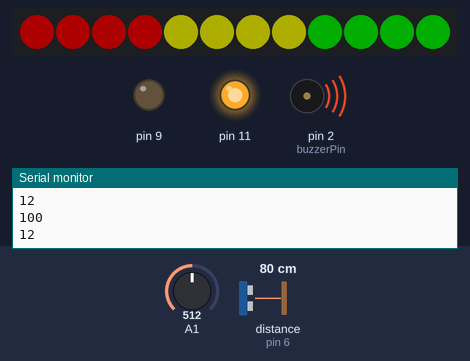
Simulated run of this sketch. Board: Arduino Uno, built with avr-gcc and run on an emulated ATmega328P. Parts: 12 RGB LEDs in strip order, left to right, output pins drawn as LEDs (lit = HIGH), buzzer (waves = sounding, pin HIGH), the last lines printed to the serial monitor. Wiring (inferred from the names in the program): ultrasonic range finder: trigger pin 5; echo pin 6. Inputs (shaded band) come from the test bench; at power-on: distance to the obstacle (sensor on pin 6) 80 cm, A1 = 512. The echo pulse lasts 58.3 µs per cm; dim RGB values are drawn brighter than linear; the strip is taken to match the declared colour order; pins used as bus, display or sensor lines are not drawn.

Above: at 1.2 s.
1.3 s: distance to the obstacle (sensor on pin 6) set to 114 cm
2.8 s: distance to the obstacle (sensor on pin 6) set to 124 cm
At 3.3 s:
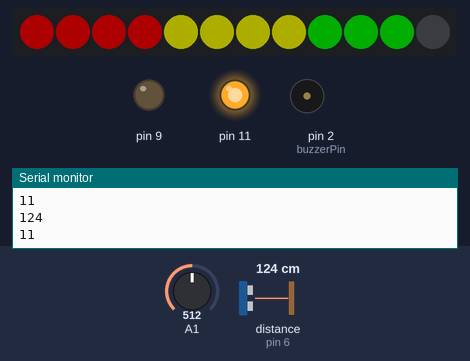
4.3 s: distance to the obstacle (sensor on pin 6) set to 250 cm
At 5.5 s:
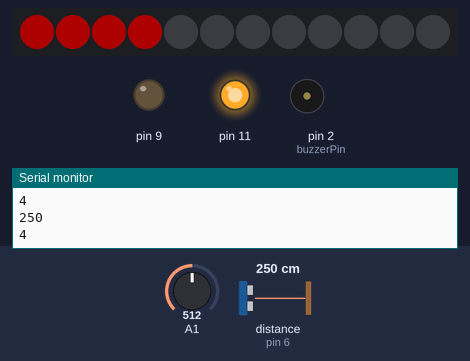
5.8 s: A1 set to 122
At 6.8 s:
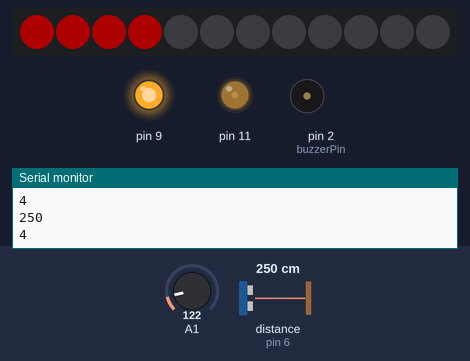
7.3 s: distance to the obstacle (sensor on pin 6) set to 2 cm
At 7.6 s:
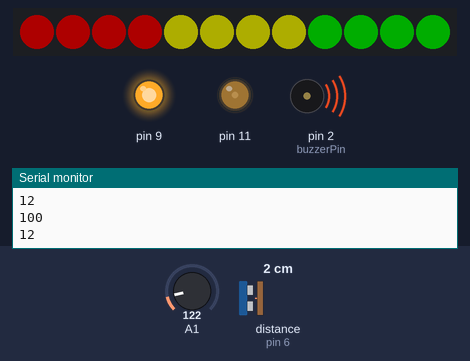
8.8 s: A1 set to 306
At 9.1 s:
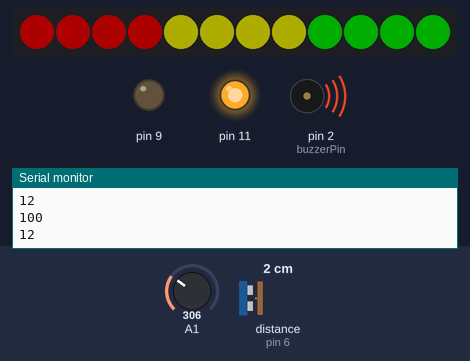
Timing chart, 0 to 11.3 s (numbered marks = the images above; inputs shaded):
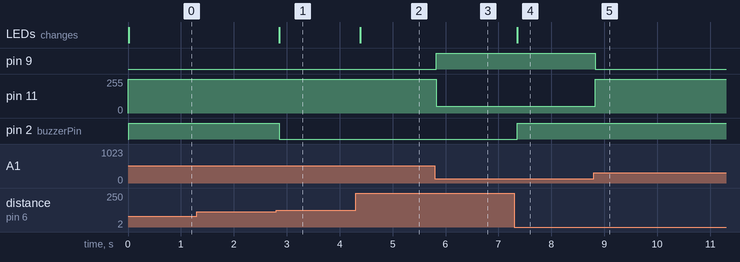

The sketch:

ARDUINO_UNO_2_TEMP_SENSING_AND_DISTANCE_ALARMING_CODE.ino
```cpp
// C++ code
//
/*
  Patient Monitoring
*/

int Temperature = 0;
#include <Adafruit_NeoPixel.h>

int ledPin= 3;
int ledNo= 12;

Adafruit_NeoPixel strip= Adafruit_NeoPixel(ledNo,ledPin,NEO_RGB+NEO_KHZ800);

int buzzerPin= 2;
int echoPin= 6;
int trigPin= 5;
int minDistance = 100;
int maxDistance = 300;
void setup()
{
  pinMode(A1, INPUT);
  pinMode(11, OUTPUT);
  pinMode(10, OUTPUT);
  pinMode(9, OUTPUT);
  pinMode(buzzerPin, OUTPUT);
  pinMode(trigPin, OUTPUT);
  pinMode(echoPin, INPUT);
  Serial. begin(9600);
  strip.begin();
  for(int i = 0; i < ledNo; i++)
  {
   strip.setPixelColor(i,strip.Color(0,0,0));
  }
  strip.show();
 }

void loop()
{
  // Temperature Monitoring
  Temperature = (-40 + 0.488155 * (analogRead(A1) - 20));
  int distance = calcDistance();
  Serial.println(distance);
  int ledsToGlow = map(distance, minDistance, maxDistance, ledNo, 1);
  Serial.println(ledsToGlow);

  if (Temperature <= 36) {
    analogWrite(11, 51);
    analogWrite(10, 204);
    analogWrite(9, 255);
  }
  if (Temperature > 36) {
    analogWrite(11, 51);
    analogWrite(10, 255);
    analogWrite(9, 51);
  }
  if (Temperature > 40) {
    analogWrite(11, 255);
    analogWrite(10, 0);
    analogWrite(9, 0);
  }
  delay(10); // Delay a little bit to improve simulation performance
  if(ledsToGlow == 12)
  {
    digitalWrite(buzzerPin, HIGH);
  }
  else
  {
    digitalWrite(buzzerPin, LOW);
  }
  for(int i = 0; i < ledsToGlow; i++)
  {
    if(i < 4)
    {
      strip.setPixelColor(i,strip.Color(50,0,0));//green,red,blue
    }
    else if(i >= 4 && i < 8)
    {
      strip.setPixelColor(i,strip.Color(50,50,0));//green,red,blue
    }
    else if(i >= 8 && i < 12)
    {
      strip.setPixelColor(i,strip.Color(0,50,0));//green,red,blue
    }
  }
  for(int i = ledsToGlow; i < ledNo; i++)
  {
    strip.setPixelColor(i,strip.Color(0,0,0));
  }
  strip.show();
  delay(50);
}

int calcDistance()
{
  long distance,duration;
  digitalWrite(trigPin, LOW);
  delayMicroseconds(2);
  digitalWrite(trigPin, HIGH);
  delayMicroseconds(10);
  digitalWrite(trigPin, LOW);
  duration = pulseIn(echoPin, HIGH);
  distance = duration/29/2;
  if(distance >= maxDistance)
  {
    distance = maxDistance;
  }
  if(distance <= minDistance)
  {
    distance = minDistance;
  }
  return distance;
}
```

Measured:
- the behaviour switches between 118 and 119 cm on distance to the obstacle (sensor on pin 6) (found by bisection; images 0 and 1)
- after the input at 2.8 s, pin 2 (buzzerPin): HIGH → LOW after 0.06 s; the LEDs: change after 0.06 s (image 1)
- after the input at 4.3 s, the LEDs: change after 0.09 s (image 2)
- after the input at 5.8 s, pin 9: LOW → HIGH at once; pin 11: 255/255 → 51/255 at once
- after the input at 7.3 s, pin 2 (buzzerPin): LOW → HIGH after 0.05 s; the LEDs: change after 0.05 s (image 4)
- after the input at 8.8 s, pin 9: HIGH → LOW at once; pin 11: 51/255 → 255/255 at once
